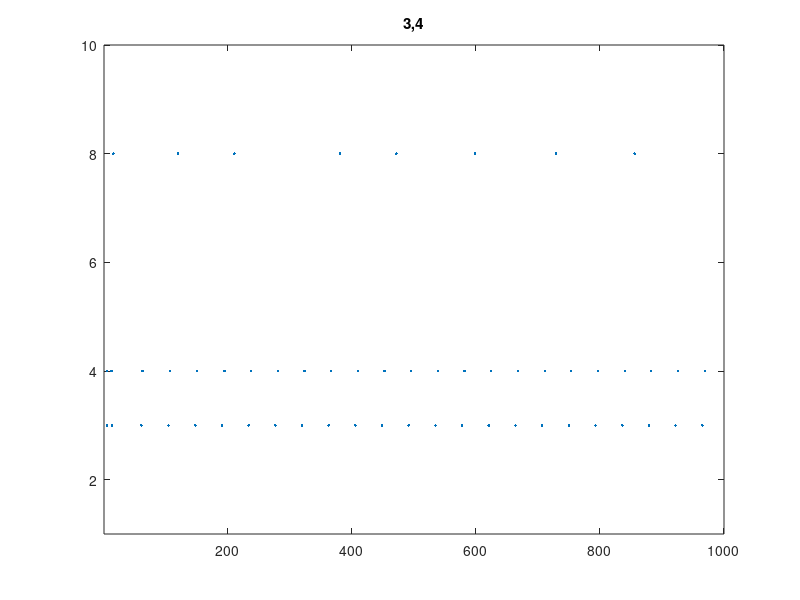

This figure's MATLAB source:
%****************************************
% Reads spikes data and plots raster
% Author : Madhavun Candadai Vasu
%****************************************

nNeurons = 10;
simTime = 1000;

ras = csvread('izhiSpikes.csv');

figure;
h = plot(ras(:,1),ras(:,2),'.');
title('3,4');
xlim([1,simTime]);
ylim([1,nNeurons]);
%saveas(h,'./izhi_sincos.png');